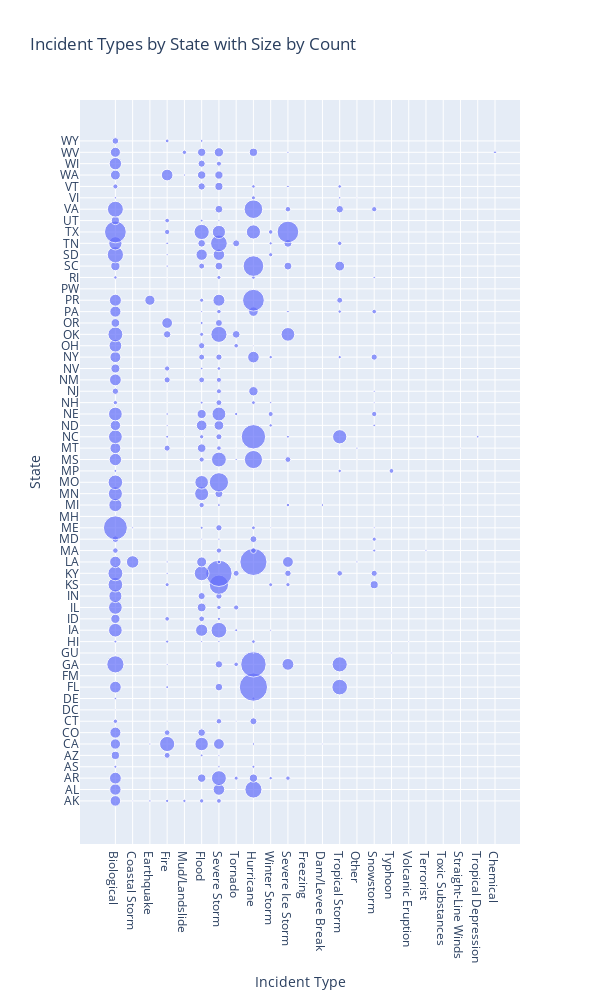

The code cell stored with this chart in its notebook:
### Code cell
fig = px.scatter(df_filtered.groupby(
        ['incidentType', 'state']).size(       
    ).reset_index(
        name='count').sort_values(by='state'),
                 x = 'incidentType',
                 y = 'state',
                 size = 'count',
                 title = 'Incident Types by State with Size by Count',
                 labels = {'incidentType' : 'Incident Type',
                           'state' : 'State'},
    )

fig.update_yaxes(
    categoryorder = 'array',
    categoryarray = all_states,
    tickmode = 'linear',
    dtick = 1
)

fig.update_layout(
    height = 1000,
    width = 600,
)
fig.show()

### Figure 1 — Plotly figure (JSON) as saved in the notebook; plotly's stock layout.template omitted (floating-point values rounded to 4 significant figures; data arrays with more than 128 entries replaced by an {"elided": "..."} marker saying what was removed)
{"data": [{"hovertemplate": "Incident Type=%{x}<br>State=%{y}<br>count=%{marker.size}<extra></extra>", "legendgroup": "", "marker": {"color": "#636efa", "size": {"elided": "318 int values"}, "sizemode": "area", "sizeref": 2.172, "symbol": "circle"}, "mode": "markers", "name": "", "orientation": "v", "showlegend": false, "type": "scatter", "x": {"elided": "318 str values"}, "xaxis": "x", "y": {"elided": "318 str values"}, "yaxis": "y"}], "layout": {"height": 1000, "legend": {"itemsizing": "constant", "tracegroupgap": 0}, "title": {"text": "Incident Types by State with Size by Count"}, "width": 600, "xaxis": {"anchor": "y", "domain": [0, 1], "title": {"text": "Incident Type"}}, "yaxis": {"anchor": "x", "categoryarray": ["AK", "AL", "AR", "AS", "AZ", "CA", "CO", "CT", "DC", "DE", "FL", "FM", "GA", "GU", "HI", "IA", "ID", "IL", "IN", "KS", "KY", "LA", "MA", "MD", "ME", "MH", "MI", "MN", "MO", "MP", "MS", "MT", "NC", "ND", "NE", "NH", "NJ", "NM", "NV", "NY", "OH", "OK", "OR", "PA", "PR", "PW", "RI", "SC", "SD", "TN", "TX", "UT", "VA", "VI", "VT", "WA", "WI", "WV", "WY"], "categoryorder": "array", "domain": [0, 1], "dtick": 1, "tickmode": "linear", "title": {"text": "State"}}}}
